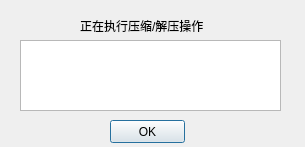
<?xml version="1.0" encoding="UTF-8"?>
<ui version="4.0">
 <class>WaitDialog</class>
 <widget class="QDialog" name="WaitDialog">
  <property name="geometry">
   <rect>
    <x>0</x>
    <y>0</y>
    <width>305</width>
    <height>147</height>
   </rect>
  </property>
  <property name="windowTitle">
   <string>等待窗口</string>
  </property>
  <widget class="QLabel" name="label">
   <property name="geometry">
    <rect>
     <x>80</x>
     <y>10</y>
     <width>161</width>
     <height>31</height>
    </rect>
   </property>
   <property name="text">
    <string>正在执行压缩/解压操作</string>
   </property>
  </widget>
  <widget class="QPlainTextEdit" name="plainTextEditError">
   <property name="geometry">
    <rect>
     <x>20</x>
     <y>40</y>
     <width>261</width>
     <height>71</height>
    </rect>
   </property>
  </widget>
  <widget class="QPushButton" name="pushButtonOK">
   <property name="geometry">
    <rect>
     <x>110</x>
     <y>120</y>
     <width>75</width>
     <height>23</height>
    </rect>
   </property>
   <property name="text">
    <string>OK</string>
   </property>
  </widget>
 </widget>
 <resources/>
 <connections/>
</ui>
